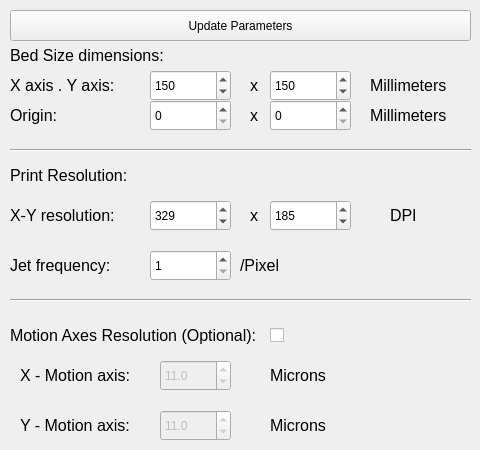
    <widget class="QWidget" name="Printer_Settings">
     <attribute name="title">
      <string>Printer Settings</string>
     </attribute>
     <widget class="QLabel" name="bedSizelabel">
      <property name="geometry">
       <rect>
        <x>10</x>
        <y>40</y>
        <width>201</width>
        <height>31</height>
       </rect>
      </property>
      <property name="font">
       <font>
        <pointsize>12</pointsize>
       </font>
      </property>
      <property name="text">
       <string>Bed Size dimensions:</string>
      </property>
      <property name="scaledContents">
       <bool>true</bool>
      </property>
      <property name="alignment">
       <set>Qt::AlignLeading|Qt::AlignLeft|Qt::AlignVCenter</set>
      </property>
      <property name="wordWrap">
       <bool>false</bool>
      </property>
     </widget>
     <widget class="QLabel" name="xybedaxisLabel">
      <property name="geometry">
       <rect>
        <x>10</x>
        <y>70</y>
        <width>111</width>
        <height>31</height>
       </rect>
      </property>
      <property name="font">
       <font>
        <pointsize>12</pointsize>
       </font>
      </property>
      <property name="text">
       <string>X axis . Y axis:</string>
      </property>
      <property name="scaledContents">
       <bool>true</bool>
      </property>
      <property name="alignment">
       <set>Qt::AlignLeading|Qt::AlignLeft|Qt::AlignVCenter</set>
      </property>
      <property name="wordWrap">
       <bool>false</bool>
      </property>
     </widget>
     <widget class="QSpinBox" name="bedXaxis">
      <property name="geometry">
       <rect>
        <x>150</x>
        <y>70</y>
        <width>81</width>
        <height>31</height>
       </rect>
      </property>
      <property name="maximum">
       <number>10000</number>
      </property>
      <property name="value">
       <number>150</number>
      </property>
      <property name="displayIntegerBase">
       <number>10</number>
      </property>
     </widget>
     <widget class="QLabel" name="mmLabel">
      <property name="geometry">
       <rect>
        <x>370</x>
        <y>70</y>
        <width>101</width>
        <height>31</height>
       </rect>
      </property>
      <property name="font">
       <font>
        <pointsize>12</pointsize>
       </font>
      </property>
      <property name="text">
       <string>Millimeters</string>
      </property>
      <property name="scaledContents">
       <bool>true</bool>
      </property>
      <property name="alignment">
       <set>Qt::AlignLeading|Qt::AlignLeft|Qt::AlignVCenter</set>
      </property>
      <property name="wordWrap">
       <bool>false</bool>
      </property>
     </widget>
     <widget class="QLabel" name="xlabel">
      <property name="geometry">
       <rect>
        <x>250</x>
        <y>70</y>
        <width>16</width>
        <height>31</height>
       </rect>
      </property>
      <property name="font">
       <font>
        <pointsize>12</pointsize>
       </font>
      </property>
      <property name="text">
       <string>x</string>
      </property>
      <property name="scaledContents">
       <bool>true</bool>
      </property>
      <property name="alignment">
       <set>Qt::AlignLeading|Qt::AlignLeft|Qt::AlignVCenter</set>
      </property>
      <property name="wordWrap">
       <bool>false</bool>
      </property>
     </widget>
     <widget class="QLabel" name="XYresolnLabel">
      <property name="geometry">
       <rect>
        <x>10</x>
        <y>200</y>
        <width>131</width>
        <height>31</height>
       </rect>
      </property>
      <property name="font">
       <font>
        <pointsize>12</pointsize>
       </font>
      </property>
      <property name="text">
       <string>X-Y resolution:</string>
      </property>
      <property name="scaledContents">
       <bool>true</bool>
      </property>
      <property name="alignment">
       <set>Qt::AlignLeading|Qt::AlignLeft|Qt::AlignVCenter</set>
      </property>
      <property name="wordWrap">
       <bool>false</bool>
      </property>
     </widget>
     <widget class="QSpinBox" name="Xdpi">
      <property name="geometry">
       <rect>
        <x>150</x>
        <y>200</y>
        <width>81</width>
        <height>31</height>
       </rect>
      </property>
      <property name="maximum">
       <number>2000</number>
      </property>
      <property name="value">
       <number>329</number>
      </property>
     </widget>
     <widget class="QLabel" name="xlabel2">
      <property name="geometry">
       <rect>
        <x>250</x>
        <y>200</y>
        <width>16</width>
        <height>31</height>
       </rect>
      </property>
      <property name="font">
       <font>
        <pointsize>12</pointsize>
       </font>
      </property>
      <property name="text">
       <string>x</string>
      </property>
      <property name="scaledContents">
       <bool>true</bool>
      </property>
      <property name="alignment">
       <set>Qt::AlignLeading|Qt::AlignLeft|Qt::AlignVCenter</set>
      </property>
      <property name="wordWrap">
       <bool>false</bool>
      </property>
     </widget>
     <widget class="QSpinBox" name="Ydpi">
      <property name="geometry">
       <rect>
        <x>270</x>
        <y>200</y>
        <width>81</width>
        <height>31</height>
       </rect>
      </property>
      <property name="maximum">
       <number>2000</number>
      </property>
      <property name="value">
       <number>185</number>
      </property>
     </widget>
     <widget class="QLabel" name="DpiLabel">
      <property name="geometry">
       <rect>
        <x>390</x>
        <y>200</y>
        <width>81</width>
        <height>31</height>
       </rect>
      </property>
      <property name="font">
       <font>
        <pointsize>12</pointsize>
       </font>
      </property>
      <property name="text">
       <string>DPI</string>
      </property>
      <property name="scaledContents">
       <bool>true</bool>
      </property>
      <property name="alignment">
       <set>Qt::AlignLeading|Qt::AlignLeft|Qt::AlignVCenter</set>
      </property>
      <property name="wordWrap">
       <bool>false</bool>
      </property>
     </widget>
     <widget class="Line" name="line_4">
      <property name="geometry">
       <rect>
        <x>10</x>
        <y>140</y>
        <width>461</width>
        <height>20</height>
       </rect>
      </property>
      <property name="orientation">
       <enum>Qt::Horizontal</enum>
      </property>
     </widget>
     <widget class="QLabel" name="jetFreqlabel">
      <property name="geometry">
       <rect>
        <x>10</x>
        <y>250</y>
        <width>131</width>
        <height>31</height>
       </rect>
      </property>
      <property name="font">
       <font>
        <pointsize>12</pointsize>
       </font>
      </property>
      <property name="text">
       <string>Jet frequency:</string>
      </property>
      <property name="scaledContents">
       <bool>true</bool>
      </property>
      <property name="alignment">
       <set>Qt::AlignLeading|Qt::AlignLeft|Qt::AlignVCenter</set>
      </property>
      <property name="wordWrap">
       <bool>false</bool>
      </property>
     </widget>
     <widget class="QSpinBox" name="jet_freq">
      <property name="geometry">
       <rect>
        <x>150</x>
        <y>250</y>
        <width>81</width>
        <height>31</height>
       </rect>
      </property>
      <property name="minimum">
       <number>1</number>
      </property>
      <property name="maximum">
       <number>100</number>
      </property>
     </widget>
     <widget class="QLabel" name="perpixelLabel">
      <property name="geometry">
       <rect>
        <x>240</x>
        <y>250</y>
        <width>201</width>
        <height>31</height>
       </rect>
      </property>
      <property name="font">
       <font>
        <pointsize>12</pointsize>
       </font>
      </property>
      <property name="text">
       <string>/Pixel </string>
      </property>
      <property name="scaledContents">
       <bool>true</bool>
      </property>
      <property name="alignment">
       <set>Qt::AlignLeading|Qt::AlignLeft|Qt::AlignVCenter</set>
      </property>
      <property name="wordWrap">
       <bool>false</bool>
      </property>
     </widget>
     <widget class="Line" name="line_14">
      <property name="geometry">
       <rect>
        <x>10</x>
        <y>290</y>
        <width>461</width>
        <height>20</height>
       </rect>
      </property>
      <property name="orientation">
       <enum>Qt::Horizontal</enum>
      </property>
     </widget>
     <widget class="QLabel" name="motionAxesLabel">
      <property name="geometry">
       <rect>
        <x>10</x>
        <y>320</y>
        <width>261</width>
        <height>31</height>
       </rect>
      </property>
      <property name="font">
       <font>
        <pointsize>12</pointsize>
       </font>
      </property>
      <property name="text">
       <string>Motion Axes Resolution (Optional):</string>
      </property>
      <property name="scaledContents">
       <bool>true</bool>
      </property>
      <property name="alignment">
       <set>Qt::AlignLeading|Qt::AlignLeft|Qt::AlignVCenter</set>
      </property>
      <property name="wordWrap">
       <bool>false</bool>
      </property>
     </widget>
     <widget class="QLabel" name="printResolutionLabel">
      <property name="geometry">
       <rect>
        <x>10</x>
        <y>160</y>
        <width>131</width>
        <height>31</height>
       </rect>
      </property>
      <property name="font">
       <font>
        <pointsize>12</pointsize>
       </font>
      </property>
      <property name="text">
       <string>Print Resolution:</string>
      </property>
      <property name="scaledContents">
       <bool>true</bool>
      </property>
      <property name="alignment">
       <set>Qt::AlignLeading|Qt::AlignLeft|Qt::AlignVCenter</set>
      </property>
      <property name="wordWrap">
       <bool>false</bool>
      </property>
     </widget>
     <widget class="QLabel" name="Xmotionlabel">
      <property name="geometry">
       <rect>
        <x>20</x>
        <y>360</y>
        <width>131</width>
        <height>31</height>
       </rect>
      </property>
      <property name="font">
       <font>
        <pointsize>12</pointsize>
       </font>
      </property>
      <property name="text">
       <string>X - Motion axis:</string>
      </property>
      <property name="scaledContents">
       <bool>true</bool>
      </property>
      <property name="alignment">
       <set>Qt::AlignLeading|Qt::AlignLeft|Qt::AlignVCenter</set>
      </property>
      <property name="wordWrap">
       <bool>false</bool>
      </property>
     </widget>
     <widget class="QLabel" name="YmotionLabel">
      <property name="geometry">
       <rect>
        <x>20</x>
        <y>410</y>
        <width>131</width>
        <height>31</height>
       </rect>
      </property>
      <property name="font">
       <font>
        <pointsize>12</pointsize>
       </font>
      </property>
      <property name="text">
       <string>Y - Motion axis:</string>
      </property>
      <property name="scaledContents">
       <bool>true</bool>
      </property>
      <property name="alignment">
       <set>Qt::AlignLeading|Qt::AlignLeft|Qt::AlignVCenter</set>
      </property>
      <property name="wordWrap">
       <bool>false</bool>
      </property>
     </widget>
     <widget class="QLabel" name="Xmicronslabel">
      <property name="geometry">
       <rect>
        <x>270</x>
        <y>360</y>
        <width>101</width>
        <height>31</height>
       </rect>
      </property>
      <property name="font">
       <font>
        <pointsize>12</pointsize>
       </font>
      </property>
      <property name="text">
       <string>Microns</string>
      </property>
      <property name="scaledContents">
       <bool>true</bool>
      </property>
      <property name="alignment">
       <set>Qt::AlignLeading|Qt::AlignLeft|Qt::AlignVCenter</set>
      </property>
      <property name="wordWrap">
       <bool>false</bool>
      </property>
     </widget>
     <widget class="QLabel" name="Ymicronslabel">
      <property name="geometry">
       <rect>
        <x>270</x>
        <y>410</y>
        <width>101</width>
        <height>31</height>
       </rect>
      </property>
      <property name="font">
       <font>
        <pointsize>12</pointsize>
       </font>
      </property>
      <property name="text">
       <string>Microns</string>
      </property>
      <property name="scaledContents">
       <bool>true</bool>
      </property>
      <property name="alignment">
       <set>Qt::AlignLeading|Qt::AlignLeft|Qt::AlignVCenter</set>
      </property>
      <property name="wordWrap">
       <bool>false</bool>
      </property>
     </widget>
     <widget class="QDoubleSpinBox" name="xmotionresln">
      <property name="enabled">
       <bool>false</bool>
      </property>
      <property name="geometry">
       <rect>
        <x>160</x>
        <y>360</y>
        <width>71</width>
        <height>31</height>
       </rect>
      </property>
      <property name="decimals">
       <number>1</number>
      </property>
      <property name="maximum">
       <double>1000.000000000000000</double>
      </property>
      <property name="singleStep">
       <double>0.500000000000000</double>
      </property>
      <property name="value">
       <double>11.000000000000000</double>
      </property>
     </widget>
     <widget class="QDoubleSpinBox" name="ymotionresln">
      <property name="enabled">
       <bool>false</bool>
      </property>
      <property name="geometry">
       <rect>
        <x>160</x>
        <y>410</y>
        <width>71</width>
        <height>31</height>
       </rect>
      </property>
      <property name="decimals">
       <number>1</number>
      </property>
      <property name="maximum">
       <double>1000.000000000000000</double>
      </property>
      <property name="singleStep">
       <double>0.500000000000000</double>
      </property>
      <property name="value">
       <double>11.000000000000000</double>
      </property>
     </widget>
     <widget class="QSpinBox" name="bedYaxis">
      <property name="geometry">
       <rect>
        <x>270</x>
        <y>70</y>
        <width>81</width>
        <height>31</height>
       </rect>
      </property>
      <property name="maximum">
       <number>10000</number>
      </property>
      <property name="value">
       <number>150</number>
      </property>
      <property name="displayIntegerBase">
       <number>10</number>
      </property>
     </widget>
     <widget class="QCheckBox" name="checkBoxmotion">
      <property name="geometry">
       <rect>
        <x>270</x>
        <y>320</y>
        <width>81</width>
        <height>31</height>
       </rect>
      </property>
      <property name="text">
       <string/>
      </property>
     </widget>
     <widget class="QLabel" name="xybedaxisLabel_2">
      <property name="geometry">
       <rect>
        <x>10</x>
        <y>100</y>
        <width>111</width>
        <height>31</height>
       </rect>
      </property>
      <property name="font">
       <font>
        <pointsize>12</pointsize>
       </font>
      </property>
      <property name="text">
       <string>Origin:</string>
      </property>
      <property name="scaledContents">
       <bool>true</bool>
      </property>
      <property name="alignment">
       <set>Qt::AlignLeading|Qt::AlignLeft|Qt::AlignVCenter</set>
      </property>
      <property name="wordWrap">
       <bool>false</bool>
      </property>
     </widget>
     <widget class="QSpinBox" name="bedXorigin">
      <property name="geometry">
       <rect>
        <x>150</x>
        <y>100</y>
        <width>81</width>
        <height>31</height>
       </rect>
      </property>
      <property name="maximum">
       <number>10000</number>
      </property>
      <property name="value">
       <number>0</number>
      </property>
      <property name="displayIntegerBase">
       <number>10</number>
      </property>
     </widget>
     <widget class="QLabel" name="xlabel_2">
      <property name="geometry">
       <rect>
        <x>250</x>
        <y>100</y>
        <width>16</width>
        <height>31</height>
       </rect>
      </property>
      <property name="font">
       <font>
        <pointsize>12</pointsize>
       </font>
      </property>
      <property name="text">
       <string>x</string>
      </property>
      <property name="scaledContents">
       <bool>true</bool>
      </property>
      <property name="alignment">
       <set>Qt::AlignLeading|Qt::AlignLeft|Qt::AlignVCenter</set>
      </property>
      <property name="wordWrap">
       <bool>false</bool>
      </property>
     </widget>
     <widget class="QSpinBox" name="bedYorigin">
      <property name="geometry">
       <rect>
        <x>270</x>
        <y>100</y>
        <width>81</width>
        <height>31</height>
       </rect>
      </property>
      <property name="maximum">
       <number>10000</number>
      </property>
      <property name="value">
       <number>0</number>
      </property>
      <property name="displayIntegerBase">
       <number>10</number>
      </property>
     </widget>
     <widget class="QLabel" name="mmLabel_2">
      <property name="geometry">
       <rect>
        <x>370</x>
        <y>100</y>
        <width>101</width>
        <height>31</height>
       </rect>
      </property>
      <property name="font">
       <font>
        <pointsize>12</pointsize>
       </font>
      </property>
      <property name="text">
       <string>Millimeters</string>
      </property>
      <property name="scaledContents">
       <bool>true</bool>
      </property>
      <property name="alignment">
       <set>Qt::AlignLeading|Qt::AlignLeft|Qt::AlignVCenter</set>
      </property>
      <property name="wordWrap">
       <bool>false</bool>
      </property>
     </widget>
     <widget class="QPushButton" name="updateParameters">
      <property name="geometry">
       <rect>
        <x>10</x>
        <y>10</y>
        <width>461</width>
        <height>31</height>
       </rect>
      </property>
      <property name="text">
       <string>Update Parameters</string>
      </property>
     </widget>
    </widget>
